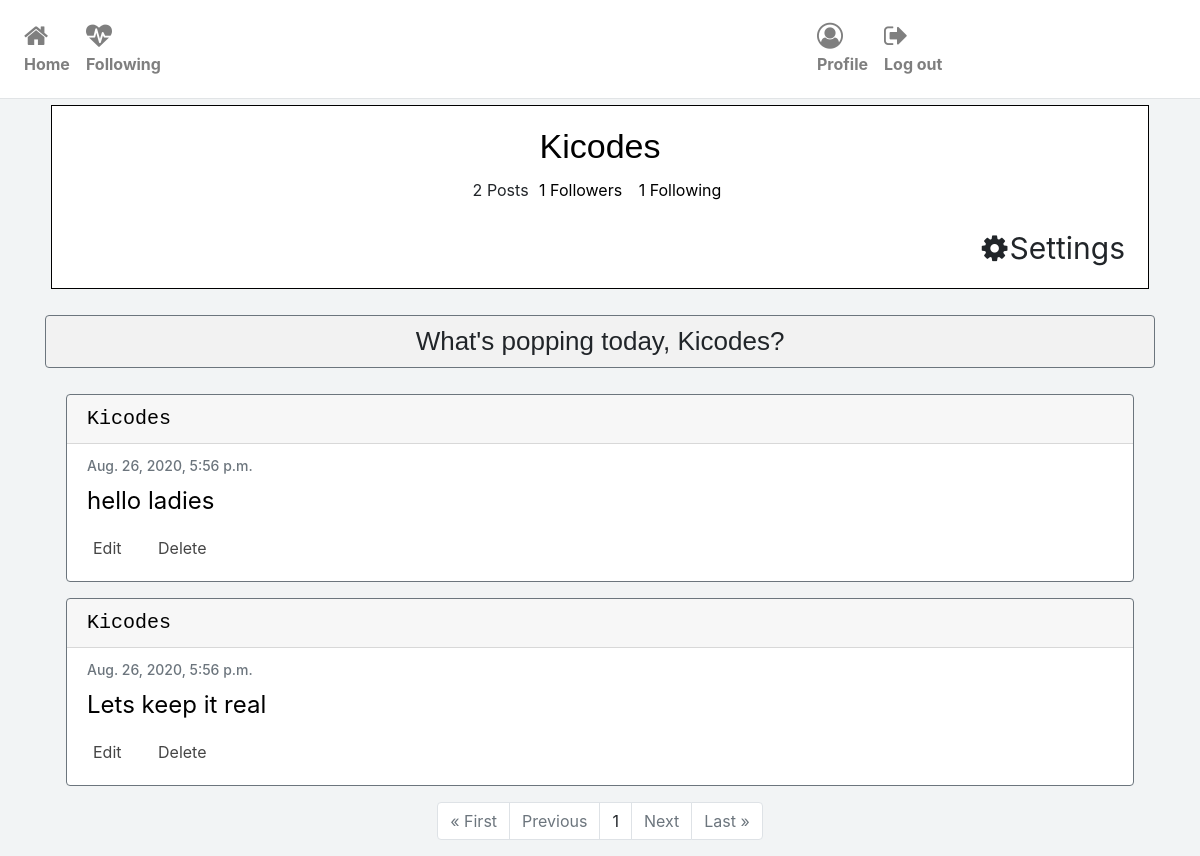
/profile/kicodes (signed in), run on the app's committed database.
### network/models.py (models this page shows, shortened)
class User(AbstractUser):
    pass

class Post(models.Model):
    content = models.CharField(max_length=255)
    user = models.ForeignKey('User', on_delete=models.CASCADE, related_name='writer')
    date = models.DateTimeField(default=datetime.now())
    liked = models.ManyToManyField('User', default=None, blank=True, related_name='post_likes')

### network/views.py (the view, shortened to what this page needs)
# urls.py: path("profile/<str:username>", views.profile, name="profile"),
def profile(request, username):
    if request.method == 'GET':
        currentuser = request.user
        profileuser = get_object_or_404(User, username=username)
        posts = Post.objects.filter(user=profileuser).order_by('id').reverse()
        follower = Profile.objects.filter(target=profileuser)
        following = Profile.objects.filter(follower=profileuser)
        if request.user.is_anonymous:
            return redirect('login')
        else:
            following_each_other = Profile.objects.filter(follower=currentuser, target=profileuser)
            totalfollower = len(follower)
            totalfollowing = len(following)
            paginator = Paginator(posts, 10)
            page_number = request.GET.get('page')
            page_obj = paginator.get_page(page_number)
            context = {
                'posts': posts.count(),
                'profileuser': profileuser,
                'page_obj': page_obj,
                'follower': follower,
                'totalfollower': totalfollower,
                'following': following,
                'totalfollowing': totalfollowing,
                'followingEachOther': following_each_other
            }
            return render(request, "network/profile.html", context)

### network/templates/network/profile.html (shortened to what this page needs)
{% extends 'network/layout.html' %}
{% load static %}
{% block body %}
<div class="profile">
    {% if profileuser.first_name and profileuser.last_name %}
    <h4 class="details-name">{{profileuser.first_name|title}} {{profileuser.last_name|title}}
    {% else %}
    <h4 class="details-name">{{profileuser.username|title}}</h4>
    {% endif %}
    <p><span class="btn-total-follow">{{posts}} Posts </span>
        <button type="button" class="btn-total-follow follows" data-toggle="modal" data-target="#followers">{{totalfollower}} Followers </button>
        <button type="button" class="btn-total-follow follows" data-toggle="modal" data-target="#following">{{totalfollowing}} Following </button>
    </p>
    {% if user.username != profileuser.username %}
        {% if not followingEachOther %}
        <form class="text-right" method="post" action="{% url 'profile' username=profileuser.username %}">
            {% csrf_token %}
            <button class="btn-follow btn" type="submit" value="Follow"><i class="fa fa-user-plus"></i>Follow</button>
        </form>
        {% elif followingEachOther %}
        <form class="text-right" method="post" action="{% url 'profile' username=profileuser.username %}">
            {% csrf_token %}
            <button class="btn-follow btn" type="submit" value="Unfollow"><i class="fa fa-user-times"></i>Unfollow</button>
        </form>
        {% endif %}
    {% else %}
    <div class="text-right">
        <a class="btn-config btn" href="{% url 'settings' username=request.user %}"><i class="fa fa-cog"></i>Settings</a>
    </div>
    {% endif %}
</div>
{% if user.username == profileuser.username %}
<button type="button" class="btn btn-modal-newpost border-secondary" data-toggle="modal" data-target="#create">What's popping today,
  {% if request.user.username %}
      {{request.user.username|title}}?
  {% else %}
      {{request.user.first_name|title}}?
  {% endif %}
</button>
{% endif %}
<div class="container">
    {% for post in page_obj %}
    <div class="card border-secondary mb-3">
        <h5 class="card-header"><a href="{% url 'profile' username=post.user %}">{{post.user|title}}</a></h5>
        <div class="card-body text-secondary">
            <h6 class="card-subtitle mb-2 text-muted">{{post.date}}</h6>
            <p class="card-text">{{post.content}}</p>
            {% if user.is_authenticated %}
                {% if request.user == post.user %}
                <button type="button" class="edit" data-toggle="modal" data-target="#edit">Edit</button>
                <button type="button" class="delete" data-toggle="modal" data-target="#delete">Delete</button>
                {% elif request.user in post.liked.all %}
                    <a class="likebutton" href="#" data-catid="{{ post.id }}" id="{{post.id}}" data-total="{{post.liked.all.count}}"  data-value="Unlike" value="submit"><i class="fa fa-heart" id="heart{{post.id}}" style="color:red;"></i><span id="liked{{post.id}}">{{post.liked.all.count}}</span></a>
                    {% else %}
                    <a class="likebutton" href="#" data-catid="{{ post.id }}" id="{{post.id}}" data-total="{{post.liked.all.count}}"  data-value="Like" value="submit"><i class="fa fa-heart" id="heart{{post.id}}" style="color:black;"></i><span id="liked{{post.id}}">{{post.liked.all.count}}</span></a>
                {% endif %}
            {% else %}
                <p>Likes: {{post.liked.all.count}}</p>
            {% endif %}
        </div>
    </div>
    {% endfor %}
</div>
<div class="container">
    <ul class="pagination justify-content-center">
        {% if page_obj.has_previous %}
            <li class="page-item"><a href="?page=1" class="page-link">&laquo; First</a></li>
            <li class="page-item"><a href="?page={{ page_obj.previous_page_number }}" class="page-link">Previous</a></li>
        {% else %}
            <li class="page-item disabled"><a class="page-link">&laquo; First</a></li>
            <li class="page-item disabled"><a class="page-link">Previous</a></li>
        {% endif %}
        {% if page_obj.number %}
        <li class="page-item"><a class="page-link">{{ page_obj.number }}</a></li>
        {% else %}
        <li class="page-item"><a class="page-link">0</a></li>
        {% endif %}
        {% if page_obj.has_next %}
        <li class="page-item"><a href="?page={{ page_obj.next_page_number }}" class="page-link">Next</a></li>
        <li class="page-item"><a href="?page={{ page_obj.paginator.num_pages }}" class="page-link">Last &raquo;</a></li>
        {% else %}
        <li class="page-item disabled"><a class="page-link">Next</a></li>
        <li class="page-item disabled"><a class="page-link">Last &raquo;</a></li>
        {% endif %}
    </ul>
</div>
{% endblock %}

### network/static/network/styles.css (style rules this page uses)
body { background-color: #f2f4f5; }
i { margin-right: 2px; }
@media only screen and (min-width: 600px) { .card { width:auto; margin:6px; } }
@media only screen and (min-width: 600px) { .likebutton ,.edit, .delete { font-size: 32px; color:#454545; } }
@media only screen and (min-width: 600px) { .delete { margin-left: 20px; background-color: transparent; border: none; } }
@media only screen and (min-width: 600px) { .edit { background-color: transparent; border: none; } }
@media only screen and (min-width: 600px) { .card-header { font-size:46px; font-family: monospace; } }
@media only screen and (min-width: 600px) { .card-subtitle { font-size:28px; } }
@media only screen and (min-width: 600px) { .card-text { font-size:34px; color:black; } }
@media only screen and (min-width: 600px) { .page-item { font-size: 36px; } }
@media only screen and (min-width: 600px) { .details-name { font-size: 54px; margin:10px; color: black; font-family: 'Gill Sans', 'Gill Sans MT', Calibri, 'Trebuchet MS', sans-serif; } }
@media only screen and (min-width: 600px) { .btn-config { font-size: 56px; } }
@media only screen and (min-width: 600px) { .btn-total-follow { font-size: 38px; background-color: transparent; border: none; } }
@media only screen and (min-width: 600px) { a { color: black; } }
@media only screen and (min-width: 600px) { .profile { border: 1px solid black; padding: 10px; background-color: white; margin: 6px; text-align: center; } }
@media only screen and (min-width: 600px) { .btn-modal-newpost { background-color: #f2f2f2; width: 100%; border: 0.5px solid #a3a3a3; margin-top: 20px; margin-bottom: 20px; font-family: 'Gill Sans', 'Gill Sans MT', Calibri, 'Trebuchet MS', sans-serif; font-size: 46px; } }
@media only screen and (min-width: 1025px) { .card { width:auto; margin:6px; } }
@media only screen and (min-width: 1025px) { .likebutton ,.edit, .delete { font-size: 16px; color:#454545; } }
@media only screen and (min-width: 1025px) { .delete { margin-left: 20px; background-color: transparent; border: none; } }
@media only screen and (min-width: 1025px) { .card-header { font-size:20px; font-family: monospace; } }
@media only screen and (min-width: 1025px) { .card-subtitle { font-size:14px; } }
@media only screen and (min-width: 1025px) { .card-text { font-size:24px; color:black; } }
@media only screen and (min-width: 1025px) { .page-item { font-size: 16px; } }
@media only screen and (min-width: 1025px) { .btn-total-follow { font-size: 16px; background-color: transparent; border: none; } }
@media only screen and (min-width: 1025px) { a { color: black; } }
@media only screen and (min-width: 1025px) { .details-name { font-size: 34px; margin:10px; color: black; font-family: 'Gill Sans', 'Gill Sans MT', Calibri, 'Trebuchet MS', sans-serif; } }
@media only screen and (min-width: 1025px) { .profile { border: 1px solid black; padding: 10px; background-color: white; margin: 6px; text-align: center; } }
@media only screen and (min-width: 1025px) { .btn-config { font-size: 30px; } }
@media only screen and (min-width: 1025px) { .btn-modal-newpost { background-color: #f2f2f2; width: 100%; border: 0.5px solid #a3a3a3; margin-top: 20px; margin-bottom: 20px; font-family: 'Gill Sans', 'Gill Sans MT', Calibri, 'Trebuchet MS', sans-serif; font-size: 26px; } }

### data on the page
User: username "Kicodes", user.username "Kicodes"
Post: user "Kicodes", date "Aug. 26, 2020, 5:56 p.m.", content "hello ladies", shows "Edit"
Post: user "Kicodes", date "Aug. 26, 2020, 5:56 p.m.", content "Lets keep it real", shows "Edit"

### other printed values
{{ posts }} "2"
{{ totalfollower }} "1"
{{ totalfollowing }} "1"
{{ page_obj.number }} "1"
